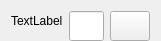
<?xml version="1.0" encoding="UTF-8"?>
<ui version="4.0">
 <class>softInputForm</class>
 <widget class="QWidget" name="softInputForm">
  <property name="geometry">
   <rect>
    <x>0</x>
    <y>0</y>
    <width>161</width>
    <height>41</height>
   </rect>
  </property>
  <property name="minimumSize">
   <size>
    <width>161</width>
    <height>41</height>
   </size>
  </property>
  <property name="windowTitle">
   <string>Form</string>
  </property>
  <property name="styleSheet">
   <string notr="true"/>
  </property>
  <layout class="QHBoxLayout" name="horizontalLayout">
   <item>
    <widget class="QLabel" name="lblName">
     <property name="text">
      <string>TextLabel</string>
     </property>
    </widget>
   </item>
   <item>
    <widget class="QLineEdit" name="lneValue">
     <property name="minimumSize">
      <size>
       <width>0</width>
       <height>30</height>
      </size>
     </property>
     <property name="styleSheet">
      <string notr="true">color:red;</string>
     </property>
    </widget>
   </item>
   <item>
    <widget class="QPushButton" name="pbtnIconKey">
     <property name="minimumSize">
      <size>
       <width>40</width>
       <height>30</height>
      </size>
     </property>
     <property name="maximumSize">
      <size>
       <width>40</width>
       <height>30</height>
      </size>
     </property>
     <property name="text">
      <string/>
     </property>
    </widget>
   </item>
  </layout>
 </widget>
 <resources/>
 <connections/>
</ui>
